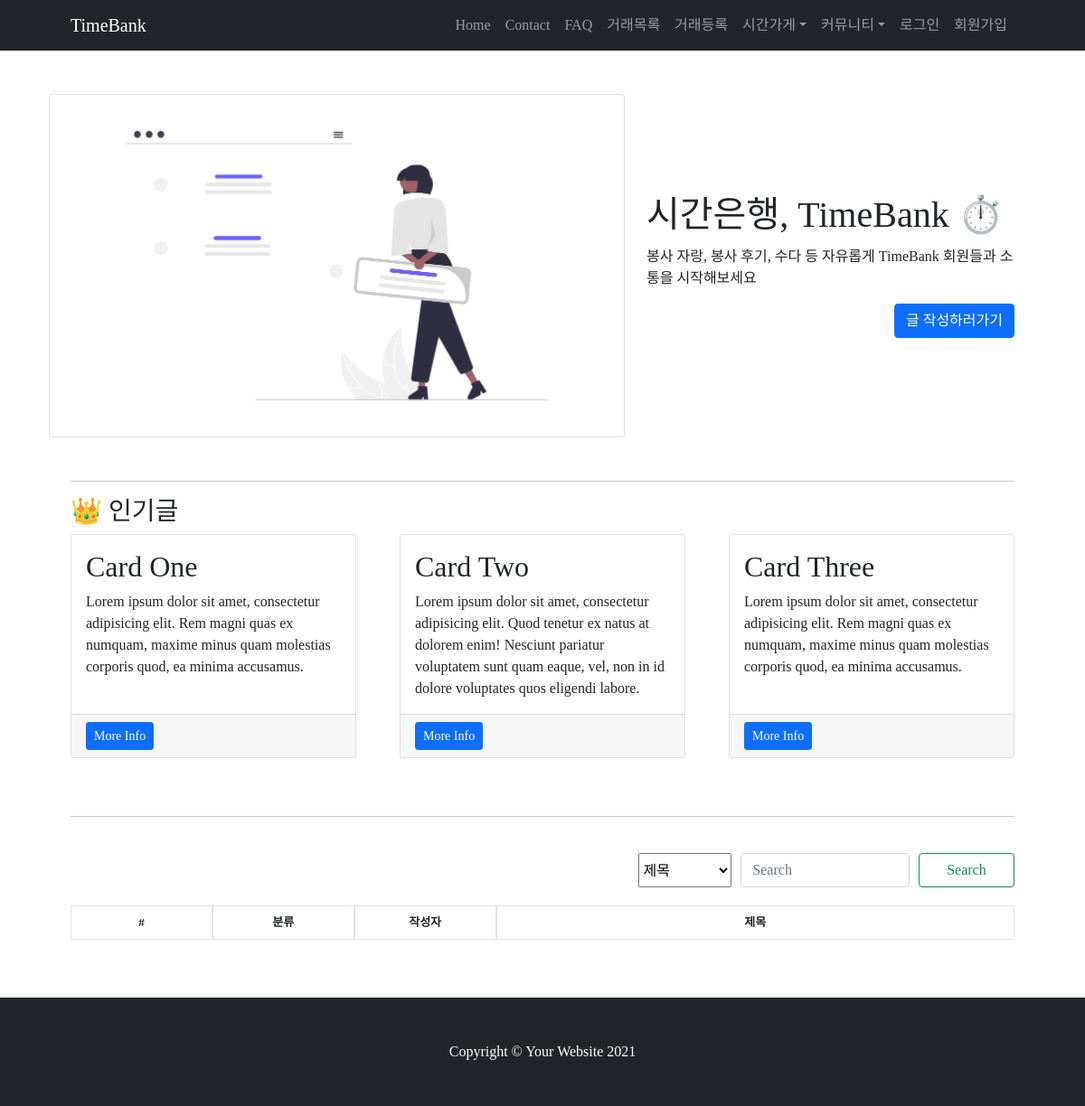
The page /board/board_list/ on the database as committed earlier.
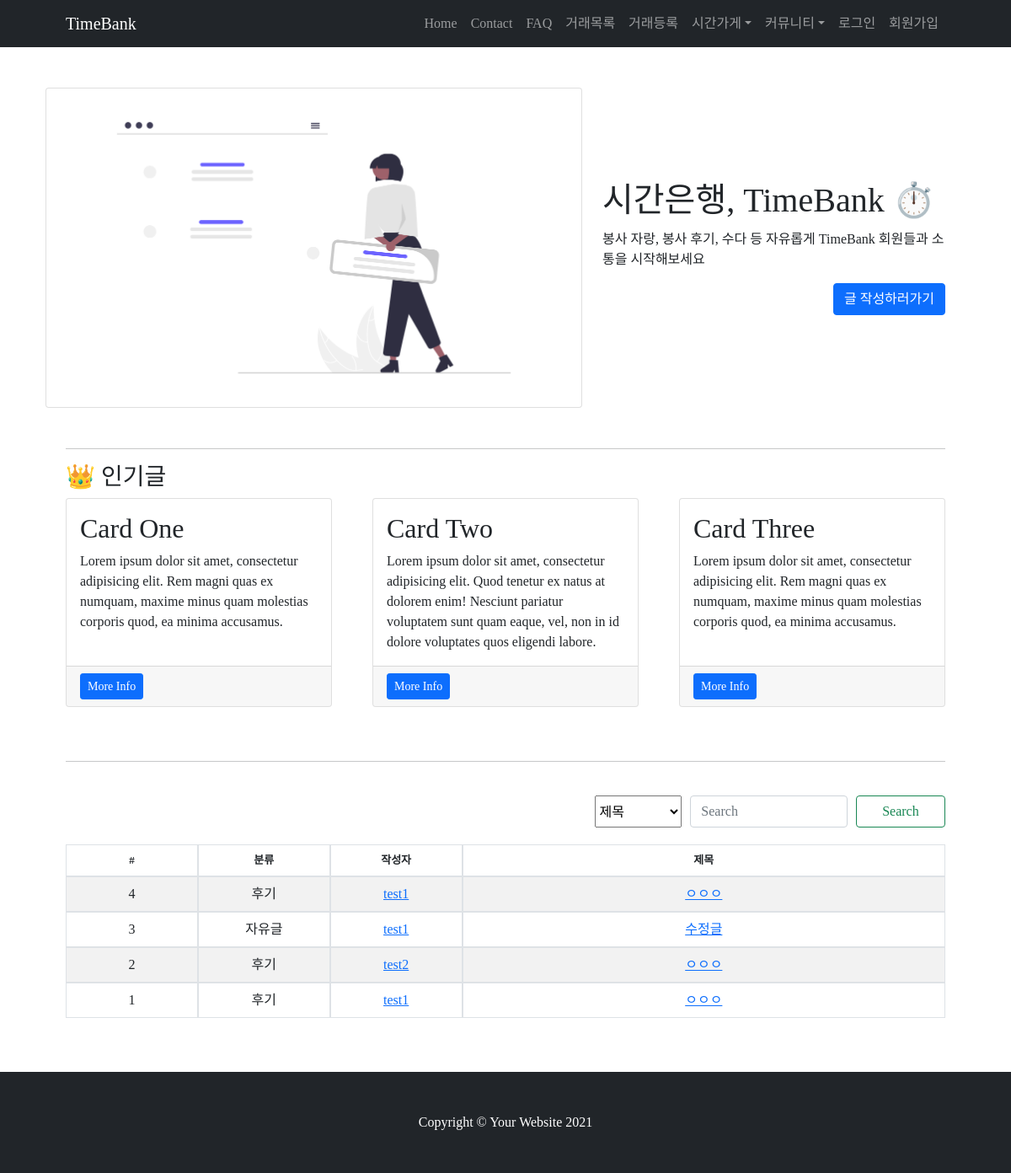
The same page on the database as committed later.
### TimeBank_board/models.py (models this page shows)
class Board(models.Model):
    category_choice = (('후기','후기'),('자유글','자유글'))
    category = models.CharField(max_length=50, choices=category_choice)
    title = models.CharField(max_length=200, default='example', verbose_name='제목')
    content = models.TextField(verbose_name='내용')
    created_at = models.DateTimeField(auto_now_add=True, verbose_name='등록시간')
    author = models.ForeignKey('TimeBank_account.User', on_delete=models.CASCADE, verbose_name='작성자')
    image = models.ImageField(upload_to="images/", blank=True)
    class Meta:
        ordering = ['-created_at']

### TimeBank_account/models.py (models this page shows, shortened)
class User(AbstractUser):
    username = models.CharField(max_length=64, verbose_name='사용자ID', unique=True)
    email = models.EmailField(max_length=128, verbose_name='E-mail')
    name = models.CharField(max_length=64, verbose_name='이름')
    password = models.CharField(max_length=100, verbose_name='비밀번호')
    contact = models.CharField(max_length=150, verbose_name='연락처')
    contactCk = models.BooleanField(default=True, null=True)
    birth = models.CharField(max_length=150, verbose_name='생년월일')
    user_age = models.CharField(max_length=50, verbose_name='연령대')
    gender_choice = [('여성','여성'),('남성','남성'),('기타','기타')]
    gender = models.CharField(max_length=2, choices=gender_choice, verbose_name='성별')
    balance = models.DecimalField(decimal_places=2, max_digits=5,verbose_name='잔액', default=0)
    registered_dtn = models.DateField(auto_now_add=True, verbose_name='가입일자')
    image = models.ImageField(upload_to="images/", blank=True)
    about = models.TextField(verbose_name="소개말", blank=True)
    object = CustomUserManager()
    user_mode = [('코디네이터','코디네이터'),('사용자','사용자')]
    mode = models.CharField(max_length=60, choices=user_mode, verbose_name='유저등급', default='사용자', null=True)
    star = models.IntegerField(validators=[MinValueValidator(1), MaxValueValidator(5)], null=True, verbose_name='평균평점')
    give_list = (('청소 / 심부름','청소 / 심부름'),
     ('몸 가꾸기 / 치장하기','몸 가꾸기 / 치장하기'),
     ('수선/ 수리','수선/ 수리'),
     ('상담','상담'),
     ('이동','이동'),
     ('먹기','먹기'),
     ('교육 / 여가생활','교육 / 여가생활'),
     ('정서지지','정서지지'),
     ('돌봄','돌봄'),
     ('식물 가꾸기','식물 가꾸기'),
     ('모임 장소 대여','모임 장소 대여'),
     ('의사소통','의사소통'),
     ('건강관리','건강관리'),
     ('기타','기타'),
     )
    give = models.CharField(max_length=50, choices=give_list, verbose_name='주고싶어요', default='청소 / 심부름')
    take_list = (('청소 / 심부름','청소 / 심부름'),
     ('몸 가꾸기 / 치장하기','몸 가꾸기 / 치장하기'),
     ('수선/ 수리','수선/ 수리'),
     ('상담','상담'),
     ('이동','이동'),
     ('먹기','먹기'),
     ('교육 / 여가생활','교육 / 여가생활'),
     ('정서지지','정서지지'),
     ('돌봄','돌봄'),
     ('식물 가꾸기','식물 가꾸기'),
     ('모임 장소 대여','모임 장소 대여'),
     ('의사소통','의사소통'),
     ('건강관리','건강관리'),
     ('기타','기타'),
     )
    take = models.CharField(max_length=50, choices=take_list, verbose_name='받고싶어요', default='청소 / 심부름')
    tags = TaggableManager(verbose_name='tags', blank=True, through=TaggedProperty)
    def __str__(self):
        return self.username
    class Meta:
        db_table = 'TimeBank_user'

### TimeBank_board/views.py (the view)
# urls.py: path('board_list/', board_list, name="board_list"),
def board_list(request):
    boards = Board.objects.all().order_by('-id')
    return render(request, 'board_list.html', {'boards':boards})

### TimeBank_board/templates/board_list.html (shortened to what the changed rows need)
{% load static %}
<!DOCTYPE html>
<html lang="en">
    <head>
        <link href="https://cdn.jsdelivr.net/npm/bootstrap-icons@1.5.0/font/bootstrap-icons.css" rel="stylesheet" />
        <link href="{% static 'css/styles.css' %}" rel="stylesheet" />
    </head>
    <body class="d-flex flex-column h-100">
        <main class="flex-shrink-0">
        <div class="container px-4 px-lg-5">
          <div class="row gx-4 gx-lg-5 align-items-center my-5">
            <div class="col-lg-5">
                <h1 class="font-weight-light">시간은행, TimeBank ⏱️</h1>
            </div>
        </div>
            <div class="row gx-4 gx-lg-5">
                <div class="col-md-4 mb-5">
                    <div class="card h-100">
                        <div class="card-body">
                            <h2 class="card-title">Card One</h2>
                        </div>
                    </div>
                </div>
                <div class="col-md-4 mb-5">
                    <div class="card h-100">
                        <div class="card-body">
                            <h2 class="card-title">Card Two</h2>
                        </div>
                    </div>
                </div>
                <div class="col-md-4 mb-5">
                    <div class="card h-100">
                        <div class="card-body">
                            <h2 class="card-title">Card Three</h2>
                        </div>
                    </div>
                </div>
            </div>
            <hr><br>
            <table id="example" class="table table-striped table-bordered" style="width:100%">
              <thead>
                <tr style="display: flex;">
                  <th style="font-size: 13px; text-align: center; flex: 1;">#</th>
                  <th style="font-size: 13px; text-align: center; flex: 1;">분류</th>
                  <th style="font-size: 13px;text-align: center; flex: 1;">작성자</th>
                  <th style="font-size: 13px;text-align: center; flex: 4;">제목</th>
              </tr>
              </thead>
              <tbody>
                {% for board in boards %}
                <tr style="display: flex;">
                    <td style="text-align: center; flex: 1;">{{ board.id }}</td>
                    <td style="text-align: center; flex: 1;">{{board.category}}</td>
                    <td style="text-align: center; flex: 1;"><a href="{% url 'profile' board.author.username %}">{{ board.author }}</a></td>
                    <td style="text-align: center; flex: 4;"><a href="{% url 'board_detail' board.id %}">{{board.title}}</a></td>
                </tr>
                {% endfor %}
            </tbody>
          </table>
        </div>
        <br><br>
    </body>
</html>

Rows that differ between the two databases and show on the page:
added Board: id "4", category "후기", author "test1", title "ㅇㅇㅇ"
added Board: id "3", category "자유글", author "test1", title "수정글"
added Board: id "2", category "후기", author "test2", title "ㅇㅇㅇ"
added Board: id "1", category "후기", author "test1", title "ㅇㅇㅇ"
